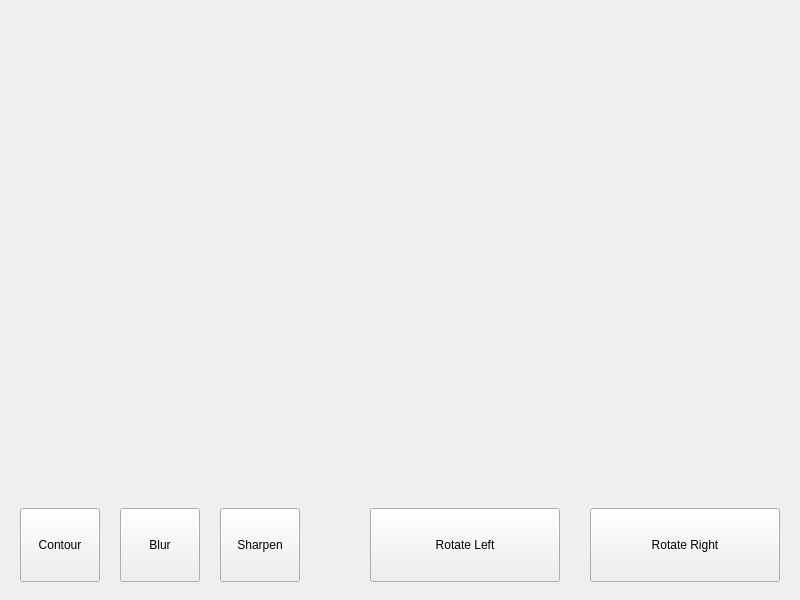
<?xml version="1.0" encoding="UTF-8"?>
<ui version="4.0">
 <class>MainWindow</class>
 <widget class="QMainWindow" name="MainWindow">
  <property name="geometry">
   <rect>
    <x>0</x>
    <y>0</y>
    <width>800</width>
    <height>600</height>
   </rect>
  </property>
  <property name="windowTitle">
   <string>MainWindow</string>
  </property>
  <widget class="QWidget" name="centralwidget">
   <layout class="QVBoxLayout" name="verticalLayout">
    <property name="leftMargin">
     <number>0</number>
    </property>
    <property name="topMargin">
     <number>0</number>
    </property>
    <property name="rightMargin">
     <number>0</number>
    </property>
    <item>
     <widget class="QWidget" name="widget" native="true">
      <property name="sizePolicy">
       <sizepolicy hsizetype="Preferred" vsizetype="Preferred">
        <horstretch>0</horstretch>
        <verstretch>16</verstretch>
       </sizepolicy>
      </property>
     </widget>
    </item>
    <item>
     <widget class="QWidget" name="widget" native="true">
      <property name="sizePolicy">
       <sizepolicy hsizetype="Preferred" vsizetype="Preferred">
        <horstretch>0</horstretch>
        <verstretch>3</verstretch>
       </sizepolicy>
      </property>
      <layout class="QHBoxLayout" name="horizontalLayout_2">
       <property name="spacing">
        <number>30</number>
       </property>
       <property name="leftMargin">
        <number>20</number>
       </property>
       <property name="rightMargin">
        <number>20</number>
       </property>
       <item>
        <layout class="QHBoxLayout" name="horizontalLayout">
         <property name="spacing">
          <number>20</number>
         </property>
         <item>
          <widget class="QPushButton" name="contour">
           <property name="sizePolicy">
            <sizepolicy hsizetype="Minimum" vsizetype="Preferred">
             <horstretch>0</horstretch>
             <verstretch>0</verstretch>
            </sizepolicy>
           </property>
           <property name="text">
            <string>Contour</string>
           </property>
          </widget>
         </item>
         <item>
          <widget class="QPushButton" name="blur">
           <property name="sizePolicy">
            <sizepolicy hsizetype="Minimum" vsizetype="Preferred">
             <horstretch>0</horstretch>
             <verstretch>0</verstretch>
            </sizepolicy>
           </property>
           <property name="text">
            <string>Blur</string>
           </property>
          </widget>
         </item>
         <item>
          <widget class="QPushButton" name="sharpen">
           <property name="sizePolicy">
            <sizepolicy hsizetype="Minimum" vsizetype="Preferred">
             <horstretch>0</horstretch>
             <verstretch>0</verstretch>
            </sizepolicy>
           </property>
           <property name="text">
            <string>Sharpen</string>
           </property>
          </widget>
         </item>
        </layout>
       </item>
       <item>
        <spacer name="horizontalSpacer">
         <property name="orientation">
          <enum>Qt::Horizontal</enum>
         </property>
         <property name="sizeType">
          <enum>QSizePolicy::Preferred</enum>
         </property>
         <property name="sizeHint" stdset="0">
          <size>
           <width>40</width>
           <height>20</height>
          </size>
         </property>
        </spacer>
       </item>
       <item>
        <widget class="QPushButton" name="rotate_left">
         <property name="sizePolicy">
          <sizepolicy hsizetype="Minimum" vsizetype="Preferred">
           <horstretch>0</horstretch>
           <verstretch>0</verstretch>
          </sizepolicy>
         </property>
         <property name="text">
          <string>Rotate Left</string>
         </property>
        </widget>
       </item>
       <item>
        <widget class="QPushButton" name="rotate_right">
         <property name="sizePolicy">
          <sizepolicy hsizetype="Minimum" vsizetype="Preferred">
           <horstretch>0</horstretch>
           <verstretch>0</verstretch>
          </sizepolicy>
         </property>
         <property name="text">
          <string>Rotate Right</string>
         </property>
        </widget>
       </item>
      </layout>
     </widget>
    </item>
   </layout>
  </widget>
 </widget>
 <resources/>
 <connections/>
</ui>
